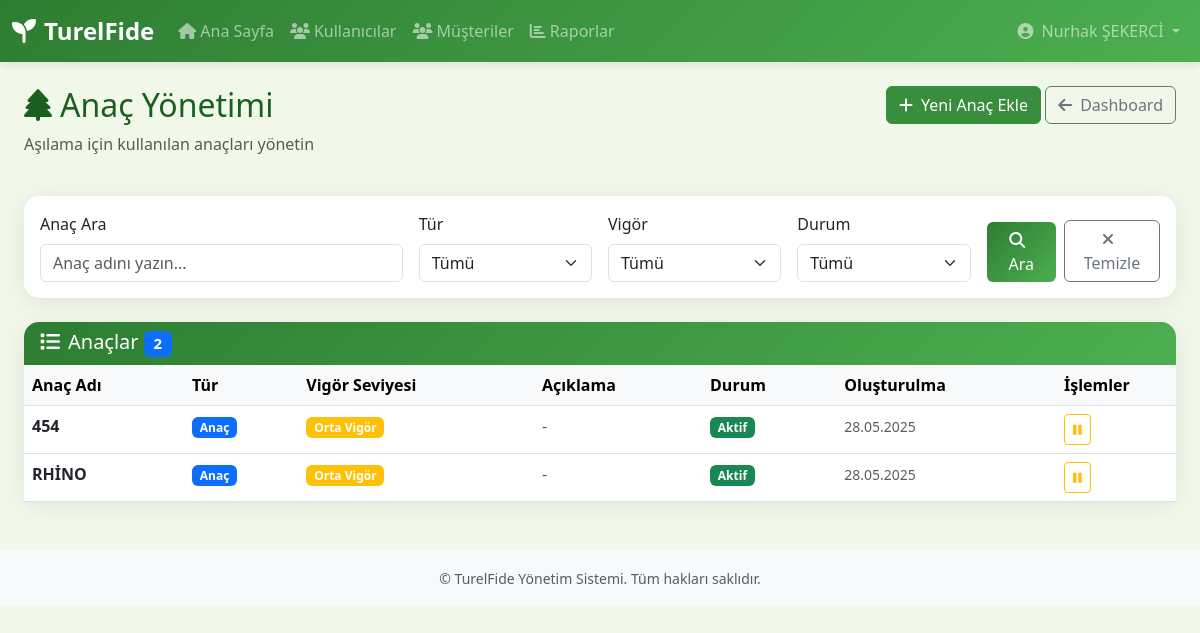
Screenshot of /products/rootstocks/ (signed in) with the database file from the repository.
### accounts/models.py (models this page shows, shortened)
class User(AbstractUser):
    ROLES = [
        ('admin', 'Admin'),
        ('readonly', 'Patron'),
        ('product_manager', 'Proje Müdürü'),
        ('plant_manager', 'Ekim Sorumlusu'),
        ('plant_personel', 'Ekim Personeli'),
        ('seed_manager', 'Aşı Sorumlusu'),
        ('seed_personel', 'Aşı Personeli'),
        ('finance_personel', 'Finans Personeli'),
        ('shipping_personel', 'Sevkiyat Personeli')
    ]
    role = models.CharField(max_length=20, choices=ROLES)
    phone_number = models.CharField(max_length=10)
    pin_code = models.CharField(max_length=4, unique=True, db_index=True)
    groups = models.ManyToManyField(
        'auth.Group',
        verbose_name='groups',
        blank=True,
        help_text='The groups this user belongs to.',
        related_name='custom_user_set',
        related_query_name='custom_user',
    )
    user_permissions = models.ManyToManyField(
        'auth.Permission',
        verbose_name='user permissions',
        blank=True,
        help_text='Specific permissions for this user.',
        related_name='custom_user_set',
        related_query_name='custom_user',
    )
    class Meta:
        verbose_name = 'Kullanıcı'
        verbose_name_plural = 'Kullanıcılar'

### products/models.py (models this page shows, shortened)
class Rootstock(models.Model):
    name = models.CharField(
        max_length=100,
        validators=[MinLengthValidator(2)],
        verbose_name="Anaç Adı",
        help_text="Örnek: M9, M26, MM106"
    )
    species = models.ForeignKey(
        Species,
        on_delete=models.CASCADE,
        related_name='rootstocks',
        verbose_name="Tür",
        help_text="Bu anacın ait olduğu tür"
    )
    vigor_level = models.CharField(
        max_length=20,
        choices=[
            ('low', 'Düşük Vigör'),
            ('medium', 'Orta Vigör'),
            ('high', 'Yüksek Vigör'),
        ],
        blank=True,
        null=True,
        verbose_name="Vigör Seviyesi",
        help_text="Anacın büyüme gücü"
    )
    description = models.TextField(
        blank=True,
        null=True,
        verbose_name="Açıklama",
        help_text="Anaç hakkında detaylı bilgiler"
    )
    is_active = models.BooleanField(
        default=True,
        db_index=True,
        verbose_name="Aktif",
        help_text="Bu anaç aktif olarak kullanılıyor mu?"
    )
    created_at = models.DateTimeField(
        auto_now_add=True,
        verbose_name="Oluşturulma Tarihi"
    )
    updated_at = models.DateTimeField(
        auto_now=True,
        verbose_name="Güncellenme Tarihi"
    )
    class Meta:
        db_table = 'products_rootstock'
        verbose_name = "Anaç"
        verbose_name_plural = "Anaçlar"
        ordering = ['species__name', 'name']
        unique_together = [['species', 'name']]
        indexes = [
            models.Index(fields=['name'], name='rootstock_name_idx'),
            models.Index(fields=['species', 'name'], name='rootstock_species_name_idx'),
            models.Index(fields=['is_active'], name='rootstock_active_idx'),
            models.Index(fields=['vigor_level'], name='rootstock_vigor_idx'),
        ]

class Species(models.Model):
    name = models.CharField(
        max_length=100,
        unique=True,
        validators=[MinLengthValidator(2)],
        verbose_name="Tür Adı",
        help_text="Örnek: Domates, Aşılı Domates, Biber, Patlıcan"
    )
    is_active = models.BooleanField(
        default=True,
        db_index=True,
        verbose_name="Aktif",
        help_text="Bu tür aktif olarak kullanılıyor mu?"
    )
    created_at = models.DateTimeField(
        auto_now_add=True,
        verbose_name="Oluşturulma Tarihi"
    )
    updated_at = models.DateTimeField(
        auto_now=True,
        verbose_name="Güncellenme Tarihi"
    )
    class Meta:
        db_table = 'products_species'
        verbose_name = "Tür"
        verbose_name_plural = "Türler"
        ordering = ['name']
        indexes = [
            models.Index(fields=['name'], name='species_name_idx'),
            models.Index(fields=['is_active'], name='species_active_idx'),
        ]

### products/views.py (the view)
# urls.py: path('rootstocks/', views.rootstock_list_view, name='rootstock_list'),
@product_permission_required(['admin', 'product_manager', 'readonly'])
def rootstock_list_view(request):
    search_query = request.GET.get('search', '')
    species_filter = request.GET.get('species', '')
    vigor_filter = request.GET.get('vigor', '')
    status_filter = request.GET.get('status', '')
    page = request.GET.get('page', 1)
    is_active = None
    if status_filter == 'active':
        is_active = True
    elif status_filter == 'inactive':
        is_active = False
    result = RootstockService.get_rootstock_list(
        search_query=search_query,
        species_filter=species_filter or None,
        vigor_filter=vigor_filter or None,
        is_active=is_active,
        page=page
    )
    species_list = ProductFilters.active_species()
    vigor_choices = get_vigor_choices()
    context = {
        'page_obj': result['page_obj'],
        'rootstocks': result['rootstocks'],
        'total_count': result['total_count'],
        'search_query': search_query,
        'species_filter': species_filter,
        'vigor_filter': vigor_filter,
        'status_filter': status_filter,
        'species_list': species_list,
        'vigor_choices': vigor_choices,
        'can_edit': can_edit_products(request.user),
    }
    return render(request, 'products/rootstock_list.html', context)

### products/templates/products/rootstock_list.html (shortened to what this page needs)
{% extends 'accounts/base.html' %}
{% block content %}
<div class="container-fluid">
    <div class="row mb-4">
        <div class="col-md-8">
            <h2><i class="fas fa-tree me-2"></i>Anaç Yönetimi</h2>
            <p class="text-muted">Aşılama için kullanılan anaçları yönetin</p>
        </div>
        <div class="col-md-4 text-end">
            {% if can_edit %}
            <a href="{% url 'products:rootstock_create' %}" class="btn btn-success">
                <i class="fas fa-plus me-2"></i>Yeni Anaç Ekle
            </a>
            {% endif %}
            <a href="{% url 'products:dashboard' %}" class="btn btn-outline-secondary">
                <i class="fas fa-arrow-left me-2"></i>Dashboard
            </a>
        </div>
    </div>
    <div class="card mb-4">
        <div class="card-body">
            <form method="get" class="row g-3">
                <div class="col-md-4">
                    <label for="search" class="form-label">Anaç Ara</label>
                    <input type="text" class="form-control" id="search" name="search"
                           value="{{ search_query }}" placeholder="Anaç adını yazın...">
                </div>
                <div class="col-md-2">
                    <label for="species" class="form-label">Tür</label>
                    <select class="form-select" id="species" name="species">
                        <option value="">Tümü</option>
                    </select>
                </div>
                <div class="col-md-2">
                    <label for="vigor" class="form-label">Vigör</label>
                    <select class="form-select" id="vigor" name="vigor">
                        <option value="">Tümü</option>
                    </select>
                </div>
                <div class="col-md-2">
                    <label for="status" class="form-label">Durum</label>
                    <select class="form-select" id="status" name="status">
                        <option value="">Tümü</option>
                    </select>
                </div>
                <div class="col-md-2 d-flex align-items-end">
                    <button type="submit" class="btn btn-primary me-2">
                        <i class="fas fa-search me-2"></i>Ara
                    </button>
                    <a href="{% url 'products:rootstock_list' %}" class="btn btn-outline-secondary">
                        <i class="fas fa-times me-2"></i>Temizle
                    </a>
                </div>
            </form>
        </div>
    </div>
    <div class="card">
        <div class="card-header">
            <h5 class="mb-0">
                <i class="fas fa-list me-2"></i>Anaçlar
                <span class="badge bg-primary">{{ total_count }}</span>
            </h5>
        </div>
        <div class="card-body p-0">
            {% if rootstocks %}
            <div class="table-responsive">
                <table class="table table-hover mb-0">
                    <thead class="table-light">
                        <tr>
                            <th>Anaç Adı</th>
                            <th>Tür</th>
                            <th>Vigör Seviyesi</th>
                            <th>Açıklama</th>
                            <th>Durum</th>
                            <th>Oluşturulma</th>
                            <th width="120">İşlemler</th>
                        </tr>
                    </thead>
                    <tbody>
                        {% for rootstock in rootstocks %}
                        <tr>
                            <td>
                                <strong>{{ rootstock.name }}</strong>
                            </td>
                            <td>
                                <a href="{% url 'products:species_detail' rootstock.species.id %}" class="text-decoration-none">
                                    <span class="badge bg-primary">{{ rootstock.species.name }}</span>
                                </a>
                            </td>
                            <td>
                                {% if rootstock.vigor_level %}
                                    {% if rootstock.vigor_level == 'low' %}
                                        <span class="badge bg-success">{{ rootstock.get_vigor_level_display }}</span>
                                    {% elif rootstock.vigor_level == 'medium' %}
                                        <span class="badge bg-warning">{{ rootstock.get_vigor_level_display }}</span>
                                    {% else %}
                                        <span class="badge bg-danger">{{ rootstock.get_vigor_level_display }}</span>
                                    {% endif %}
                                {% else %}
                                    <span class="text-muted">-</span>
                                {% endif %}
                            </td>
                            <td>
                                {% if rootstock.description %}
                                    <span class="text-muted">{{ rootstock.description|truncatechars:50 }}</span>
                                {% else %}
                                    <span class="text-muted">-</span>
                                {% endif %}
                            </td>
                            <td>
                                {% if rootstock.is_active %}
                                    <span class="badge bg-success">Aktif</span>
                                {% else %}
                                    <span class="badge bg-secondary">Pasif</span>
                                {% endif %}
                            </td>
                            <td>
                                <small class="text-muted">{{ rootstock.created_at|date:"d.m.Y" }}</small>
                            </td>
                            <td>
                                <div class="btn-group btn-group-sm">
                                    {% if can_edit %}
                                    <button type="button" class="btn btn-outline-warning"
                                            onclick="toggleStatus('rootstock', {{ rootstock.id }})"
                                            title="{% if rootstock.is_active %}Pasifleştir{% else %}Aktifleştir{% endif %}">
                                        {% if rootstock.is_active %}
                                            <i class="fas fa-pause"></i>
                                        {% else %}
                                            <i class="fas fa-play"></i>
                                        {% endif %}
                                    </button>
                                    {% endif %}
                                </div>
                            </td>
                        </tr>
                        {% endfor %}
                    </tbody>
                </table>
            </div>
            {% endif %}
        </div>
    </div>
</div>
{% endblock %}

### accounts/templates/accounts/base.html (shortened to what this page needs)
<!DOCTYPE html>
<html lang="tr">
<head>
    <link href="https://cdn.jsdelivr.net/npm/bootstrap@5.3.0/dist/css/bootstrap.min.css" rel="stylesheet">
    <link rel="stylesheet" href="https://cdn.jsdelivr.net/npm/bootstrap-icons@1.11.0/font/bootstrap-icons.css">
    <link rel="stylesheet" href="https://cdnjs.cloudflare.com/ajax/libs/font-awesome/6.4.0/css/all.min.css">
</head>
<body>
    {% if user.is_authenticated %}
    <nav class="navbar navbar-expand-lg navbar-dark navbar-custom">
        <div class="container-fluid">
            <a class="navbar-brand" href="{% url 'accounts:dashboard' %}">
                <i class="fas fa-seedling me-2"></i>TurelFide
            </a>
            <div class="collapse navbar-collapse" id="navbarNav">
                <ul class="navbar-nav me-auto">
                    <li class="nav-item">
                        <a class="nav-link" href="{% url 'accounts:dashboard' %}">
                            <i class="fas fa-home me-1"></i>Ana Sayfa
                        </a>
                    </li>
                    {% if user.role == 'admin' or user.role == 'readonly' or user.role == 'product_manager' %}
                    <li class="nav-item">
                        <a class="nav-link" href="{% url 'accounts:user_list' %}">
                            <i class="fas fa-users me-1"></i>Kullanıcılar
                        </a>
                    </li>
                    <li class="nav-item">
                        <a class="nav-link" href="{% url 'customers:list' %}">
                            <i class="fas fa-users me-1"></i>Müşteriler
                        </a>
                    </li>
                    {% endif %}
                    {% if 'manager' in user.role or user.role == 'admin' %}
                    <li class="nav-item">
                        <a class="nav-link" href="#!">
                            <i class="fas fa-chart-bar me-1"></i>Raporlar
                        </a>
                    </li>
                    {% endif %}
                </ul>
                <ul class="navbar-nav">
                    <li class="nav-item dropdown">
                        <a class="nav-link dropdown-toggle" href="#" role="button" data-bs-toggle="dropdown">
                            <i class="fas fa-user-circle me-1"></i>
                            {{ user.get_full_name|default:user.username }}
                        </a>
                    </li>
                </ul>
            </div>
        </div>
    </nav>
    {% endif %}
    <main class="{% if user.is_authenticated %}container-fluid mt-4{% endif %}">
        {% block content %}{% endblock %}
    </main>
    {% if user.is_authenticated %}
    <footer class="bg-light text-center py-3 mt-5">
        <div class="container">
            <small class="text-muted">
                © {{ "now"|date:"Y" }} TurelFide Yönetim Sistemi. Tüm hakları saklıdır.
            </small>
        </div>
    </footer>
    {% endif %}
</body>
</html>

### rows the page displays
User: get_full_name "Nurhak ŞEKERCİ"
Rootstock: name "454", species.name "Anaç", vigor_level "Orta Vigör", is_active "Aktif", created_at "28.05.2025"
Rootstock: name "RHİNO", species.name "Anaç", vigor_level "Orta Vigör", is_active "Aktif", created_at "28.05.2025"

### other values shown
{{ total_count }} "2"
